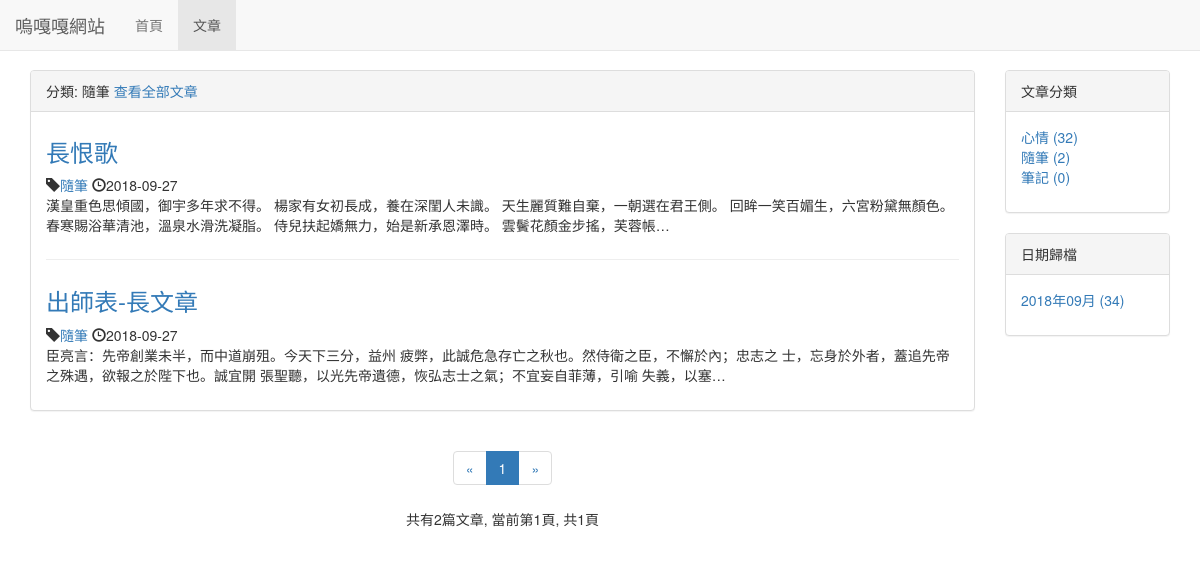
Before: /blog/type/2 with the older database file.
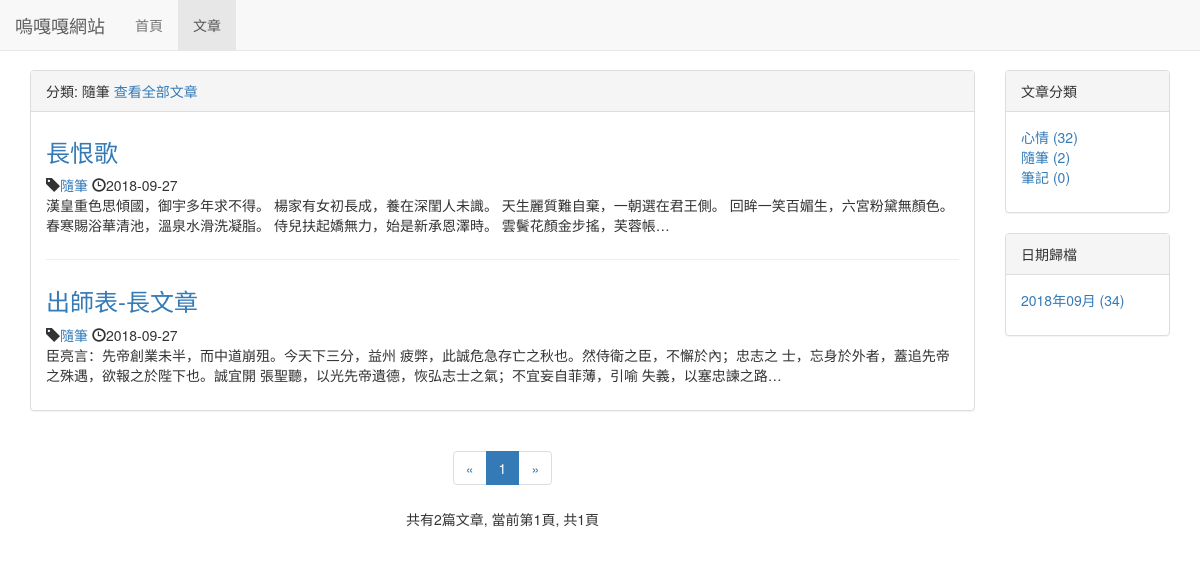
After: the same page with the newer database file.
### blog/models.py (models this page shows, shortened)
class BlogType(models.Model):
    type_name = models.CharField(max_length=15)
    def __str__(self):
        return self.type_name

class Blog(models.Model):
    title = models.CharField(max_length=50)
    blog_type = models.ForeignKey(BlogType, on_delete=models.DO_NOTHING)
    content = RichTextUploadingField()
    author = models.ForeignKey(User, on_delete=models.DO_NOTHING)
    created_time = models.DateTimeField(auto_now_add=True)
    last_update_time = models.DateTimeField(auto_now=True)
    class Meta:
        ordering = ['-created_time']

### blog/views.py (the view)
# urls.py: path('type/<int:blog_type_pk>', views.blogsWithType, name='blogs_with_type'),
def blogsWithType(request, blog_type_pk):
    blog_type = get_object_or_404(BlogType, pk=blog_type_pk)
    blog_all_list = Blog.objects.filter(blog_type=blog_type)
    context = getBlogListCommonDate(request, blog_all_list)
    context['blog_type'] = blog_type
    return render_to_response('blog/blogs_with_type.html', context)

### blog/templates/blog/blogs_with_type.html (shortened to what this page needs)
{% extends 'blog/blog_list.html' %}
{% block blog_list_title %}
    分類: {{ blog_type.type_name }}
    <a href="{% url 'blog_list' %}">查看全部文章</a>
{% endblock %}

### blog/templates/blog/blog_list.html (shortened to what this page needs)
{% extends 'base.html' %}
{% block nav_blog_active %}active{% endblock %}
{% load staticfiles %}
{% block header_extends %}
    <link rel="stylesheet" href="{% static 'blog/blog.css' %}">
{% endblock %}
{% block content %}
    <div class="container">
        <div class="row">
            <div class="col-xs-8 col-sm-8 col-md-8 col-lg-10">
                <div class="panel panel-default">
                    <div class="panel-heading">{% block blog_list_title %}文章列表{% endblock %}</div>
                    <div class="panel-body">
                        {% for blog in blogs %}
                        <div class="blog">
                            <h3><a href="{% url 'blog_detail' blog.pk %}">{{ blog.title }}</a></h3>
                            <p class="blog-info">
                                <span class="glyphicon glyphicon-tag" aria-hidden="true"></span><a href="{% url 'blogs_with_type' blog.blog_type.pk %}">{{ blog.blog_type }}</a>
                                <span class="glyphicon glyphicon-time" aria-hidden="true"></span>{{ blog.created_time|date:"Y-m-d" }}
                            </p>
                            <p>{{ blog.content|striptags|truncatechars:120 }}</p>
                        </div>
                        {% empty %}
                            <div class="blog">
                               <h3>-- 暫無文章 --</h3>
                            </div>
                        {% endfor %}
                    </div>
                </div>
                <div class="paginator">
                    <ul class="pagination">
                        <li>
                            {% if page_of_blogs.has_previous %}
                                <a href="?page={{ page_of_blogs.preious_page_number }}" aria-label="Previous">
                                    <span aria-hidden="true">&laquo;</span>
                                </a>
                            {% else %}
                                <span aria-hidden="true">&laquo;</span>
                            {% endif %}
                        </li>
                        {% for page_num in page_range %}
                            {% if page_num == page_of_blogs.number %}
                                <li class="active"><span>{{ page_num }}</span></li>
                            {% else %}
                                {% if page_num == '...' %}
                                    <li><span>{{ page_num }}</span></li>
                                {% else %}
                                    <li><a href="?page={{ page_num }}">{{ page_num }}</a></li>
                                {% endif %}
                            {% endif %}
                        {% endfor %}
                        <li>
                            {% if page_of_blogs.has_next %}
                                <a href="?page={{ page_of_blogs.next_page_number }}" aria-label="Next">
                                    <span aria-hidden="true">&raquo;</span>
                                </a>
                            {% else %}
                                <span aria-hidden="true">&raquo;</span>
                            {% endif %}
                        </li>
                    </ul>
                    <p>
                        共有{{ page_of_blogs.paginator.count }}篇文章, 當前第{{ page_of_blogs.number }}頁, 共{{ page_of_blogs.paginator.num_pages }}頁
                    </p>
                </div>
            </div>
            <div class="hidden-xs col-sm-4 col-md-4 col-lg-2">
                <div class="panel panel-default">
                    <div class="panel-heading">文章分類</div>
                    <div class="panel-body">
                        <ul class="blog-types">
                            {% for blog_type in blog_types %}
                            <li>
                                <a href="{% url 'blogs_with_type' blog_type.pk %}">
                                    {{ blog_type.type_name }} ({{ blog_type.blog_count }})
                                </a>
                            </li>
                            {% empty %}
                                <li>暫無分類</li>
                            {% endfor %}
                        </ul>
                    </div>
                </div>
                <div class="panel panel-default">
                    <div class="panel-heading">日期歸檔</div>
                    <div class="panel-body">
                        <ul>
                            {% for blog_date, blog_count in blog_dates.items %}
                                <a href="{% url 'blog_with_date' blog_date.year blog_date.month %}">
                                    <li>{{ blog_date|date:"Y年m月" }} ({{ blog_count }})</li>
                                </a>
                            {% endfor %}
                        </ul>
                    </div>
                </div>
            </div>
        </div>
    </div>
{% endblock %}

### templates/base.html (shortened to what this page needs)
{% load staticfiles %}
<!DOCTYPE html>
<html lang="zh-CN">
<head>
    <link rel="stylesheet" href="{% static 'base.css' %}">
    <link rel="stylesheet" href="{% static 'bootstrap-3.3.7/css/bootstrap.min.css' %}">
    {% block header_extends %}{% endblock %}
</head>
<body>
    <div class="navbar navbar-default navbar-fixed-top" role="navigation">
        <div class="container-fluid">
            <div class="navbar-header">
                <a class="navbar-brand" href="{% url 'home' %}">嗚嘎嘎網站</a>
            </div>
            <div id="navbar-collapse" class="collapse navbar-collapse">
                <ul class="nav navbar-nav">
                    <li class="{% block nav_home_active %}{% endblock %}">
                        <a href="{% url 'home' %}">首頁</a>
                    </li>
                    <li class="{% block nav_blog_active %}{% endblock %}">
                        <a href="{% url 'blog_list' %}">文章</a>
                    </li>
                </ul>
            </div>
        </div>
    </div>
    {% block content %}{% endblock %}
</body>
</html>

### static/base.css (style rules this page uses)
* { margin: 0; padding: 0; }
body { margin-top: 70px!important; }
ul { list-style-type: none!important; }

### blog/static/blog/blog.css (style rules this page uses)
ul.blog-types { list-style-type: none; }
div.blog:not(:last-child) { margin-bottom: 2em; padding-bottom: 1em; border-bottom: 1px solid #eee; }
div.blog h3 { margin-top: 0.5em; }
div.blog p.blog-info { margin-bottom: 0; }
div.paginator { text-align: center; }

Changed rows visible on the page:
changed Blog "出師表-長文章": content "臣亮言：先帝創業未半，而中道崩殂。今天下三分，益州 疲弊，此誠危急存亡之秋也。然侍衛之臣，不懈於內；忠志之 士，忘身於外者，蓋追先帝之殊遇，欲報之於陛下也。誠宜開 張聖聽，以光先帝遺德，恢弘志士之氣；不宜妄自菲薄，引喻 失義，以塞…" → "臣亮言：先帝創業未半，而中道崩殂。今天下三分，益州 疲弊，此誠危急存亡之秋也。然侍衛之臣，不懈於內；忠志之 士，忘身於外者，蓋追先帝之殊遇，欲報之於陛下也。誠宜開 張聖聽，以光先帝遺德，恢弘志士之氣；不宜妄自菲薄，引喻 失義，以塞忠諫之路…"
